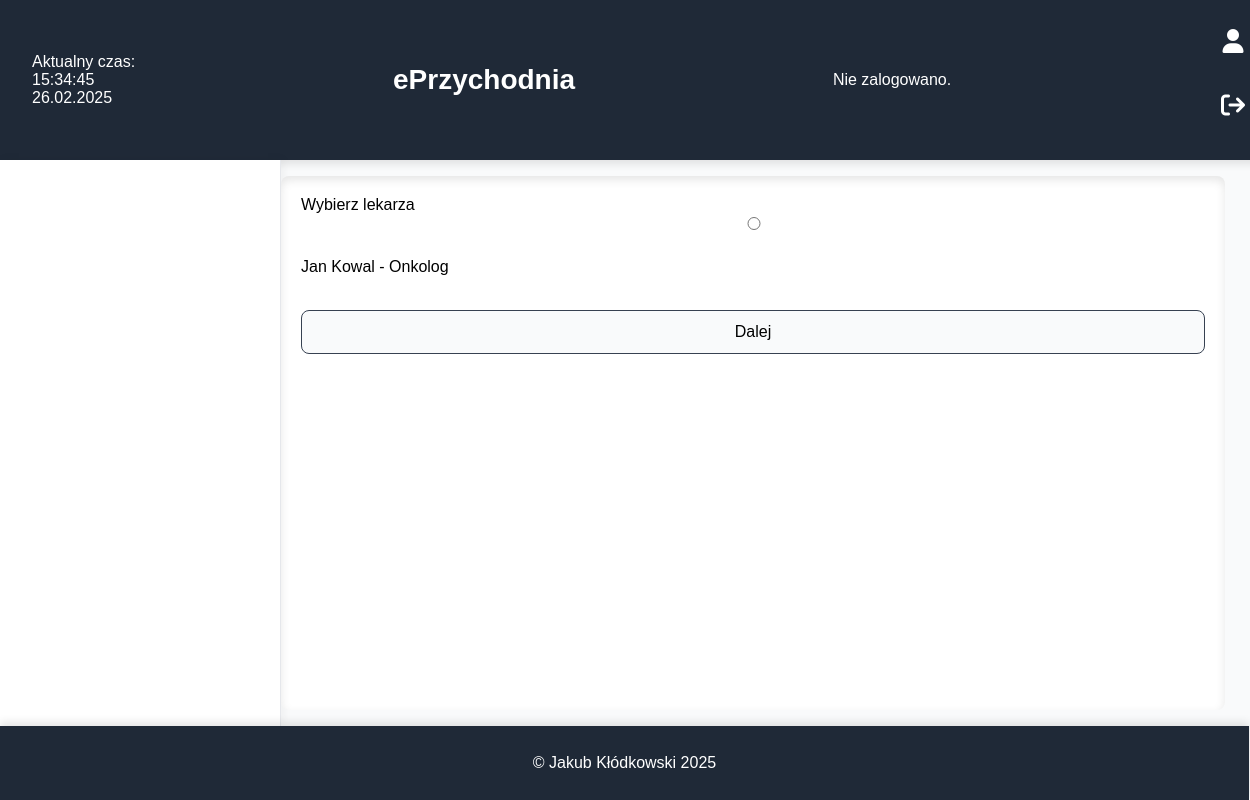
/rezerwuj_1.php, run on the app's committed database.
### tables this page shows
CREATE TABLE `pracownik` (
  `id_lekarza` int(10) UNSIGNED NOT NULL,
  `Imie` varchar(50) DEFAULT NULL,
  `Nazwisko` varchar(50) DEFAULT NULL,
  `Specjalizacja` varchar(100) DEFAULT NULL,
  `PWZ` varchar(100) DEFAULT NULL,
  `tel` char(9) DEFAULT NULL,
  `email` varchar(100) DEFAULT NULL,
  `stanowisko` varchar(100) NOT NULL,
  `login` char(9) DEFAULT NULL,
  `haslo` varchar(100) DEFAULT NULL
);

### rezerwuj_1.php (the view, shortened to what this page needs)
<!DOCTYPE html>
<html lang="pl">
<head>
    <link rel="stylesheet" href="https://cdnjs.cloudflare.com/ajax/libs/font-awesome/6.4.2/css/all.min.css">
    <link rel="stylesheet" href="style.css">
</head>
<body>
    <header>
    <div id="data"></div>
        <h1 class="text-xl font-bold text-center flex-1"><a href="index.php">ePrzychodnia</a></h1>
        <?php
            require 'wyswietl_logowanie.php';
        ?>
        <div>
        <form action="zaloguj.php">
    <button class="icon-button"><i class="fa-solid fa-user"></i></button>
</form>
<form action="wyloguj.php">
    <button class="icon-button"><i class="fa fa-sign-out"></i></button>
</form>
<?php
    require 'wyswietl_navbar.php';
?>
        </nav>
        <main>
            <div class="index-content">
                <?php
                    $connect = mysqli_connect("localhost", "root", "", "eprzychodnia");
                    $sql = "SELECT `id_lekarza`, `Imie`, `Nazwisko`, `Specjalizacja` FROM `pracownik` WHERE (`id_lekarza` IS NOT NULL AND `id_lekarza` != 2) && `pracownik`.`stanowisko`='lekarz'";
                    $query = mysqli_query($connect, $sql);
                    echo "Wybierz lekarza <br>";
                    echo "<form action='rezerwuj_1_1.php' method='post'>";
                    while ($row = mysqli_fetch_assoc($query)) {
                        echo "<input type='radio' name='id_lekarz' value='" . $row['id_lekarza'] . "'>" . htmlspecialchars($row['Imie']) . " " . htmlspecialchars($row['Nazwisko']) . " - " . htmlspecialchars($row['Specjalizacja']) . "</input> <br>";
                    }
                ?>
                <br>
                <input type="submit" value="Dalej">
                </form>
        </main>
    </div>
    <footer>
        <p>&copy; Jakub Kłódkowski 2025</p>
    </footer>
</body>
</html>

### style.css (style rules this page uses)
body { display: flex; flex-direction: column; height: 100vh; margin: 0; width: 98vw; overflow-x: hidden; font-family: "Noto Sans Regular", sans-serif; background-color: #f9fafb; }
header { background-color: #1f2937; color: white; padding: 16px 32px; width: 100%; display: flex; justify-content: space-between; align-items: center; box-shadow: 0px 4px 8px rgba(0, 0, 0, 0.1); }
header h1 { font-family: "Noto Sans Extralight", sans-serif; font-size: 1.75rem; }
main { flex: 1; padding: 20px; background-color: #ffffff; box-shadow: inset 0px 4px 10px rgba(0, 0, 0, 0.1); border-radius: 8px; margin: 16px 0; }
footer { background-color: #1f2937; color: white; text-align: center; padding: 12px; width: 100%; box-shadow: 0px -4px 8px rgba(0, 0, 0, 0.1); }
.icon-button { color: white; font-size: 1.5rem; background: none; border: none; cursor: pointer; }
h1 > a { text-decoration: none; color: white; }
form { display: flex; flex-direction: column; gap: 16px; }
input, select, textarea, button { padding: 12px; font-size: 1rem; border: 1px solid #e5e7eb; border-radius: 8px; background-color: #ffffff; transition: all 0.3s ease-in-out; }
button { background-color: #1f2937; color: white; border: none; cursor: pointer; transition: background-color 0.3s ease, transform 0.2s ease; }
input:valid, select:valid, textarea:valid { border-color: #374151; background-color: #f9fafb; }
form > * { margin-bottom: 12px; }

### data on the page
pracownik: Imie "Jan", Nazwisko "Kowal", Specjalizacja "Onkolog"
